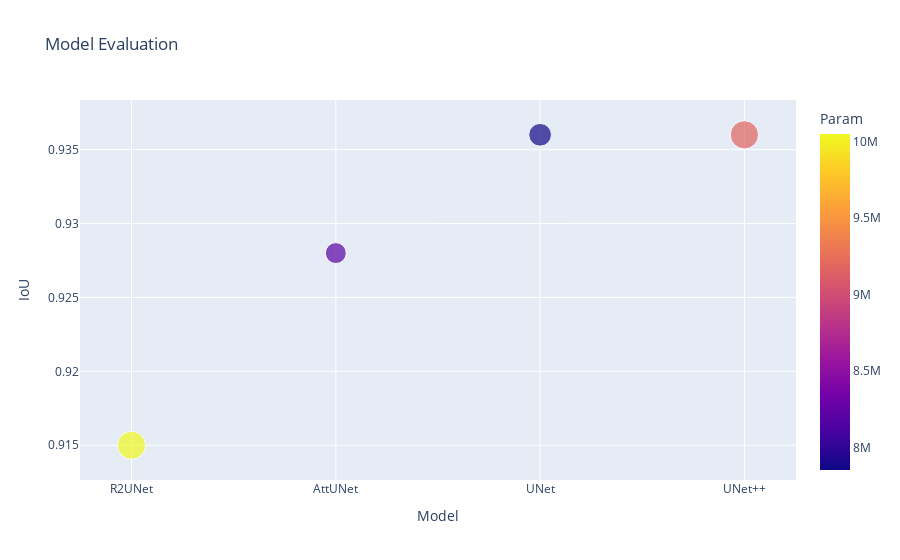

Notebook code cell kept with this figure:
### Code cell
import plotly.express as px
import pandas as pd

# Data
data = {
    'No': [1, 2, 3, 4],
    'Model': ['UNet', 'AttUNet', 'UNet++', 'R2UNet'],
    'IoU': [0.936, 0.928, 0.936, 0.915],
    'Time': [7.73, 6.563, 11.973, 11.837],
    'Param': [7851969, 8202053, 9162753, 10050241]
}

df = pd.DataFrame(data)

# Plotting
df_sorted = df.sort_values(by='IoU')
fig = px.scatter(df_sorted, x='Model', y='IoU', size='Time', color='Param',
                 hover_data=['Time', 'Param'], title='Model Evaluation')

# Customize the plot
fig.update_layout(
    xaxis=dict(title='Model'),
    yaxis=dict(title='IoU'),
    coloraxis=dict(colorbar=dict(title='Param')),
)

# Show the plot
fig.show()

### Figure 1 — Plotly figure (JSON) as saved in the notebook; plotly's stock layout.template omitted (floating-point values rounded to 4 significant figures)
{"data": [{"customdata": [[11.84, 10050241], [6.563, 8202053], [7.73, 7851969], [11.97, 9162753]], "hovertemplate": "Model=%{x}<br>IoU=%{y}<br>Time=%{customdata[0]}<br>Param=%{marker.color}<extra></extra>", "legendgroup": "", "marker": {"color": [10050241, 8202053, 7851969, 9162753], "coloraxis": "coloraxis", "size": [11.84, 6.563, 7.73, 11.97], "sizemode": "area", "sizeref": 0.02993, "symbol": "circle"}, "mode": "markers", "name": "", "orientation": "v", "showlegend": false, "type": "scatter", "x": ["R2UNet", "AttUNet", "UNet", "UNet++"], "xaxis": "x", "y": [0.915, 0.928, 0.936, 0.936], "yaxis": "y"}], "layout": {"coloraxis": {"colorbar": {"title": {"text": "Param"}}, "colorscale": [[0, "#0d0887"], [0.1111, "#46039f"], [0.2222, "#7201a8"], [0.3333, "#9c179e"], [0.4444, "#bd3786"], [0.5556, "#d8576b"], [0.6667, "#ed7953"], [0.7778, "#fb9f3a"], [0.8889, "#fdca26"], [1, "#f0f921"]]}, "legend": {"itemsizing": "constant", "tracegroupgap": 0}, "title": {"text": "Model Evaluation"}, "xaxis": {"anchor": "y", "domain": [0, 1], "title": {"text": "Model"}}, "yaxis": {"anchor": "x", "domain": [0, 1], "title": {"text": "IoU"}}}}
